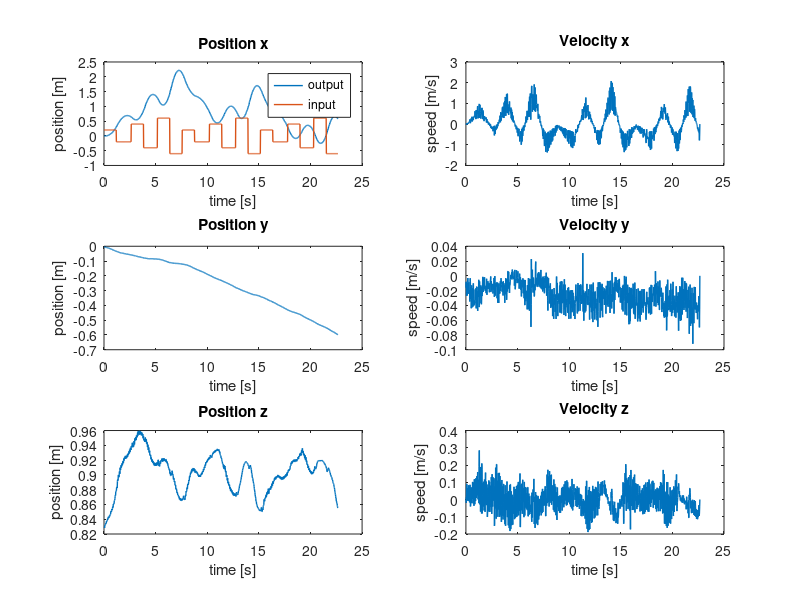
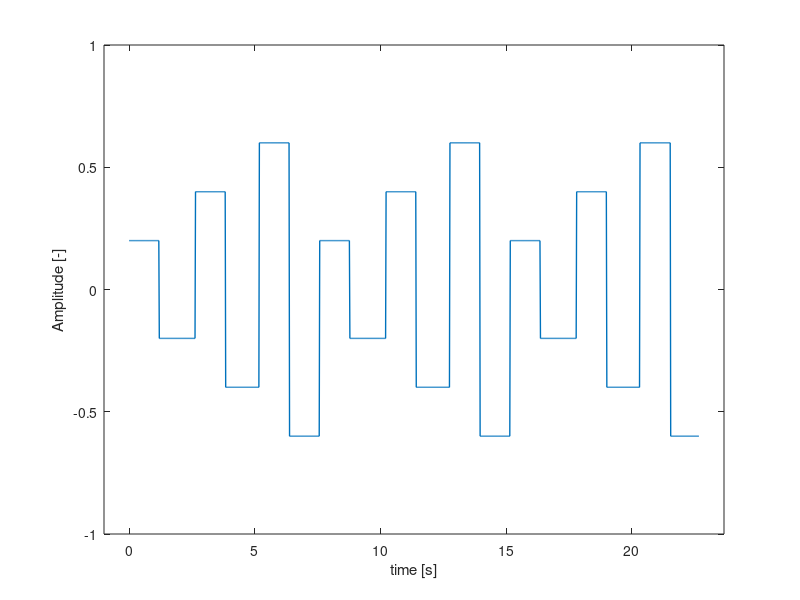
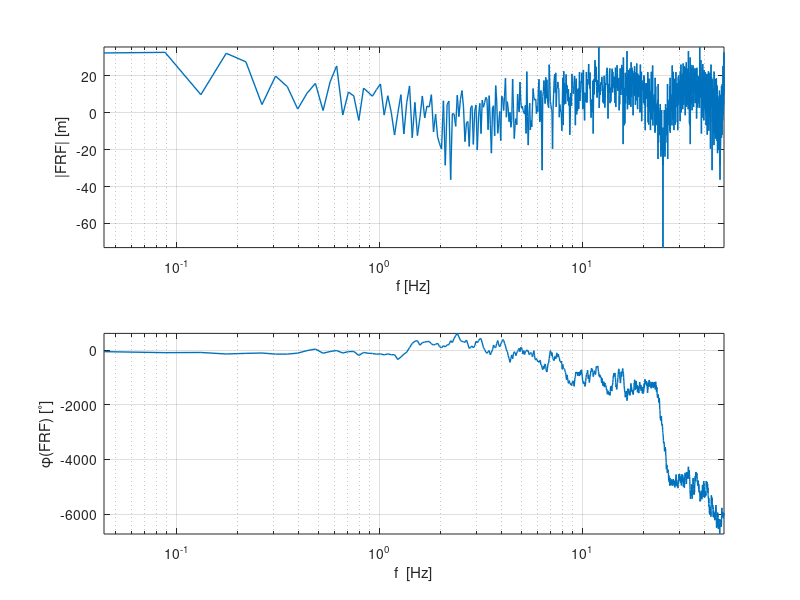
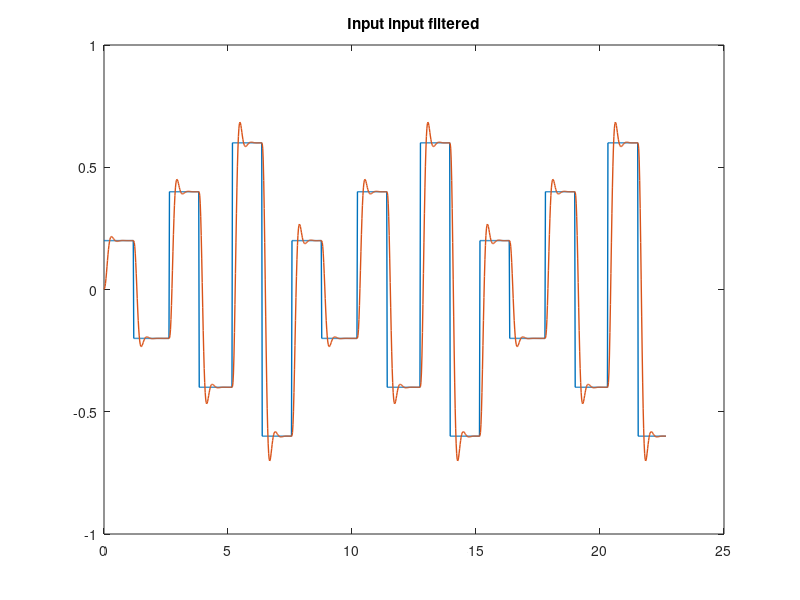

These charts were generated, in order, by the following MATLAB code:
%%% Parameter estimation %%%
% zie ook 'test.m' !
clear all
close all

%% Load data from .mat-file

load angle_identification_x


%% Extract some signals from the data

set(0, 'DefaultLineLineWidth', 1);


% Cutoff useful data
% first_index = find(input~=0, 1);
input = input(1:end-10)';
output_x = output_x(1:end-10)';
output_y = output_y(1:end-10)';
output_z = output_z(1:end-10)';

dt = 0.02;
time = (0:dt:(length(input)-1)*dt)';

% Differentiation of x-, y-, z-position
% dt = sample time (gradient assumes timestep 1)
velocity_x = gradient(output_x)/dt;
velocity_y = gradient(output_y)/dt;
velocity_z = gradient(output_z)/dt;

% Do some plotting of the measurement data 
figure('Name','Output Measurements')
subplot(321), plot(time, output_x, time, input), title('Position x'), xlabel('time [s]'), ylabel('position [m]'), legend('output','input')
subplot(322), plot(time, velocity_x), title('Velocity x'), xlabel('time [s]'), ylabel('speed [m/s]')

subplot(323), plot(time, output_y), title('Position y'), xlabel('time [s]'), ylabel('position [m]')
subplot(324), plot(time, velocity_y), title('Velocity y'), xlabel('time [s]'), ylabel('speed [m/s]')

subplot(325), plot(time, output_z), title('Position z'), xlabel('time [s]'), ylabel('position [m]')
subplot(326), plot(time, velocity_z), title('Velocity z'), xlabel('time [s]'), ylabel('speed [m/s]')

% Input signal
figure('Name', 'Input signal')
plot(time, input)
xlabel('time [s]')
ylabel('Amplitude [-]')
axis([time(1)-1 time(end)+1 -1 1])

%% Frequency domain
Ts = dt;
fs = 1/dt;
N = length(velocity_x);
t = [0:N-1]'*Ts;
N = numel(input);
f = [0:N-1]'*(fs/N);

input_f = fft(input);
output_x_f = fft(output_x);
output_y_f = fft(output_y);
velocity_x_f = fft(velocity_x);
velocity_y_f = fft(velocity_y);

%indices = (nop+1):nop:(numel(f)/2); % alle 0 waarden er uit halen zodat niet delen door 0?
%f = f(indices);
%input_f = input_f(indices);
%velocity_x_f = velocity_x_f(indices);
%velocity_y_f = velocity_y_f(indices);

FRF = velocity_x_f./input_f;

figure('Name', 'Empirical transfer function freq response'),subplot(2,1,1),semilogx(f, 20*log10(abs(FRF)), 'LineWidth', 1)
axis tight
grid on
xlabel('f [Hz]')
xlim([f(1) f(end)])
ylabel('|FRF| [m]')
subplot(2,1,2),semilogx(f, 180/pi*unwrap(angle(FRF)), 'LineWidth', 1)
grid on
axis tight
xlabel('f  [Hz]')
ylabel('\phi(FRF) [^\circ]')
xlim([f(1) f(end)])

%% Filtering of the in- and output data using Butterworth filter
[B, A] = butter(3,0.02*5); % order must be higher than order of system, 
                             % adjust cut-off frquency to be higher than highest eigenfrequency of the system
                             % data sampling at 100Hz

% input filtering                           
input_filt = filter(B,A,input);
% output filtering
velocity_x_filt = filter(B,A,velocity_x);
velocity_y_filt = filter(B,A,velocity_y);

figure('Name','filtered input input')
plot(t,input,t,input_filt),title('Input input filtered')

figure('Name','filtered output measurement')
subplot(211), plot(time, velocity_x, time, velocity_x_filt),title('v_{x,filt}')
subplot(212), plot(time, velocity_y, time, velocity_y_filt),title('v_{y,filt}')

%% Least squares solution for approximation of the parameters in the system
% Without filtering
% y[k] = -a1*y[k-1]-a0*y[k-2]+b2*u[k]+b1*u[k-1]+b0*u[k-2]
y = output_x(4:end);
Phi = [-output_x(3:end-1), -output_x(2:end-2), -output_x(1:end-3), input(4:end), input(3:end-1), input(2:end-2), input(1:end-3)];
theta = Phi\y;

B1 = [theta(4), theta(5), theta(6), theta(7)];
A1 = [1, theta(1) theta(2) theta(3)];

sys_d1 = tf(B1, A1, Ts);

FRF1 = squeeze(freqresp(sys_d1,2*pi*f));

figure('Name','NOT filtered Identified transfer funtion freq response'), subplot(211)
semilogx(f, 20*log10(abs(FRF1)))
grid on
xlim([f(1) f(end)])
xlabel('f  [Hz]')
ylabel('|FRF1|  [m]')
subplot(212),semilogx(f, 180/pi*unwrap(angle(FRF1)))
grid on
xlim([f(1) f(end)])
xlabel('f  [Hz]')
ylabel('\phi(FRF1)  [^\circ]')

x1 = lsim(sys_d1,input,t);

figure('Name','lsim NOT filtered Identified transfer function')
subplot(211)
hold on
plot(t, output_x,'g')
plot(t, x1)
title('Non filtered identified transfer function vs measurement')
legend('v_{x,meas}','v_{x,sim}')
xlabel('Time [s]')
ylabel('Displacement [m]')
axis tight
subplot(212)
plot(t,output_x - x1)
title('Difference between simulation and measurement')
legend('v_{x,meas}-v_{x,sim}')
xlabel('Time [s]')
ylabel('Displacement [m]')
axis tight

figure('Name','NOT  filtered pole zero map'),pzmap(sys_d1)


%% With Butterworth filtering of in and output

y2 = velocity_x_filt(3:end);
Phi2 = [-velocity_x_filt(2:end-1), -velocity_x_filt(1:end-2), input_filt(3:end), input_filt(2:end-1), input_filt(1:end-2)];
theta_filt = Phi2\y2;

B2 = [theta_filt(3),theta_filt(4),theta_filt(5)];
A2 = [1, theta_filt(1) theta_filt(2)];

sys_d2 = tf(B2, A2, Ts);

FRF2 = squeeze(freqresp(sys_d2,2*pi*f));

figure('Name','Butterworth filtered Identified tf freq response'),subplot(2,1,1),semilogx(f, 20*log10(abs(FRF2)))
grid on 
xlim([f(1) f(end)])
xlabel('f  [Hz]')
ylabel('|FRF2|  [m]')
axis tight
subplot(2,1,2)
semilogx(f, 180/pi*unwrap(angle(FRF2)))
grid on
xlim([f(1) f(end)])
xlabel('f  [Hz]')
ylabel('\phi(FRF2)  [^\circ]')

x2 = lsim(sys_d2,input,t);

figure('Name','Butterworth filtered lsim time response')
subplot(211)
hold on
plot(t, velocity_x,'g')
plot(t, velocity_x_filt)
plot(t,x2)
legend('v_{x,meas}', 'v_{x,filt}', 'v_{x,sim}')
title('Butterworth filtered identified transfer function vs measurement')
xlabel('Time [s]')
axis tight
ylabel('Velocity [m/s]')
subplot(212)
plot(t,velocity_x - x2)
title('Difference between simulation and measurement')
legend('v_{x,meas}-v_{x,sim}')
xlabel('Time [s]')
ylabel('Velocity [m/s]')
axis tight

figure('Name','Butterworth filtered Identified tf pole-zero map'),pzmap(sys_d2)
